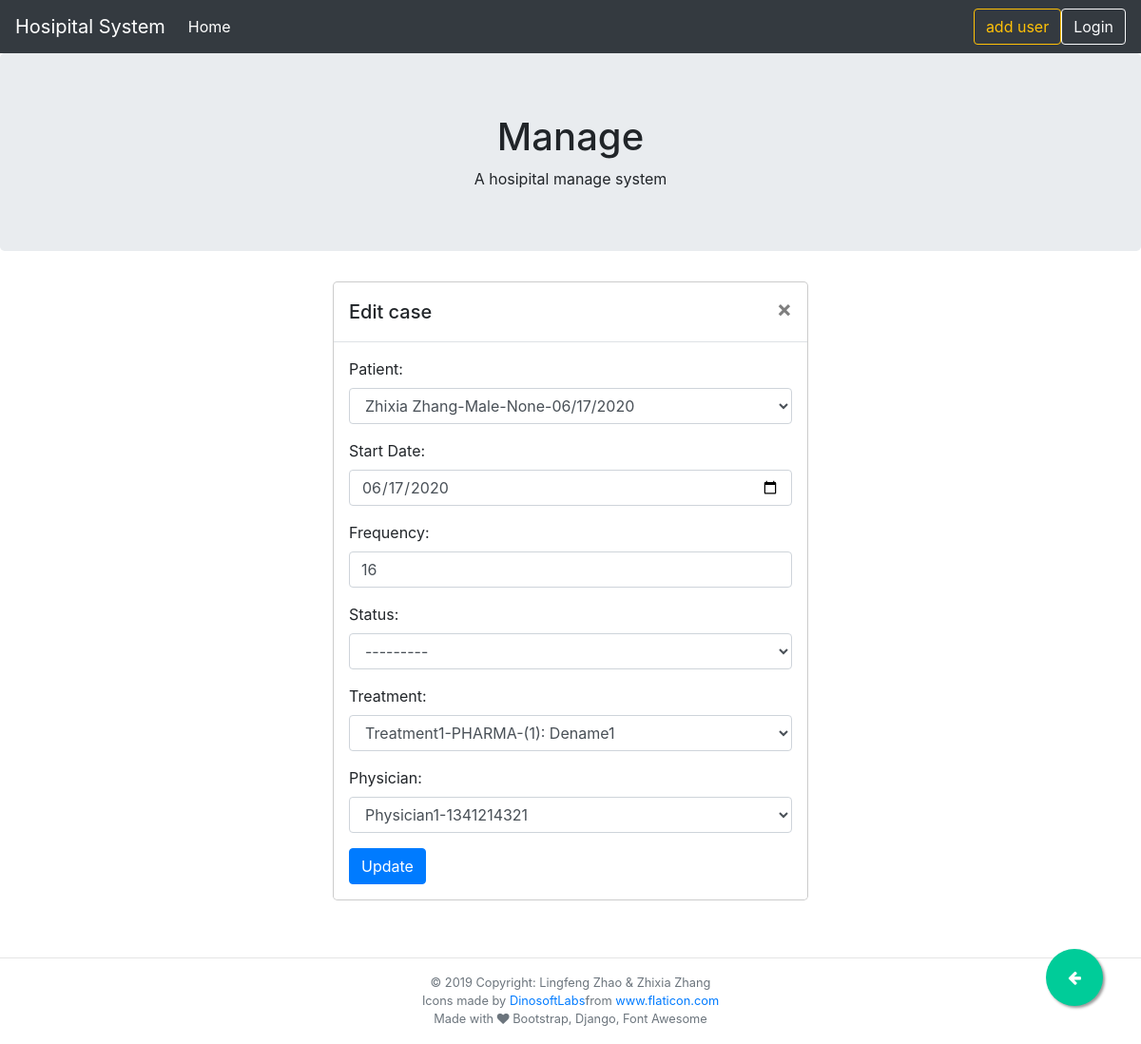
The page /case/1/update/ on the database as committed earlier.
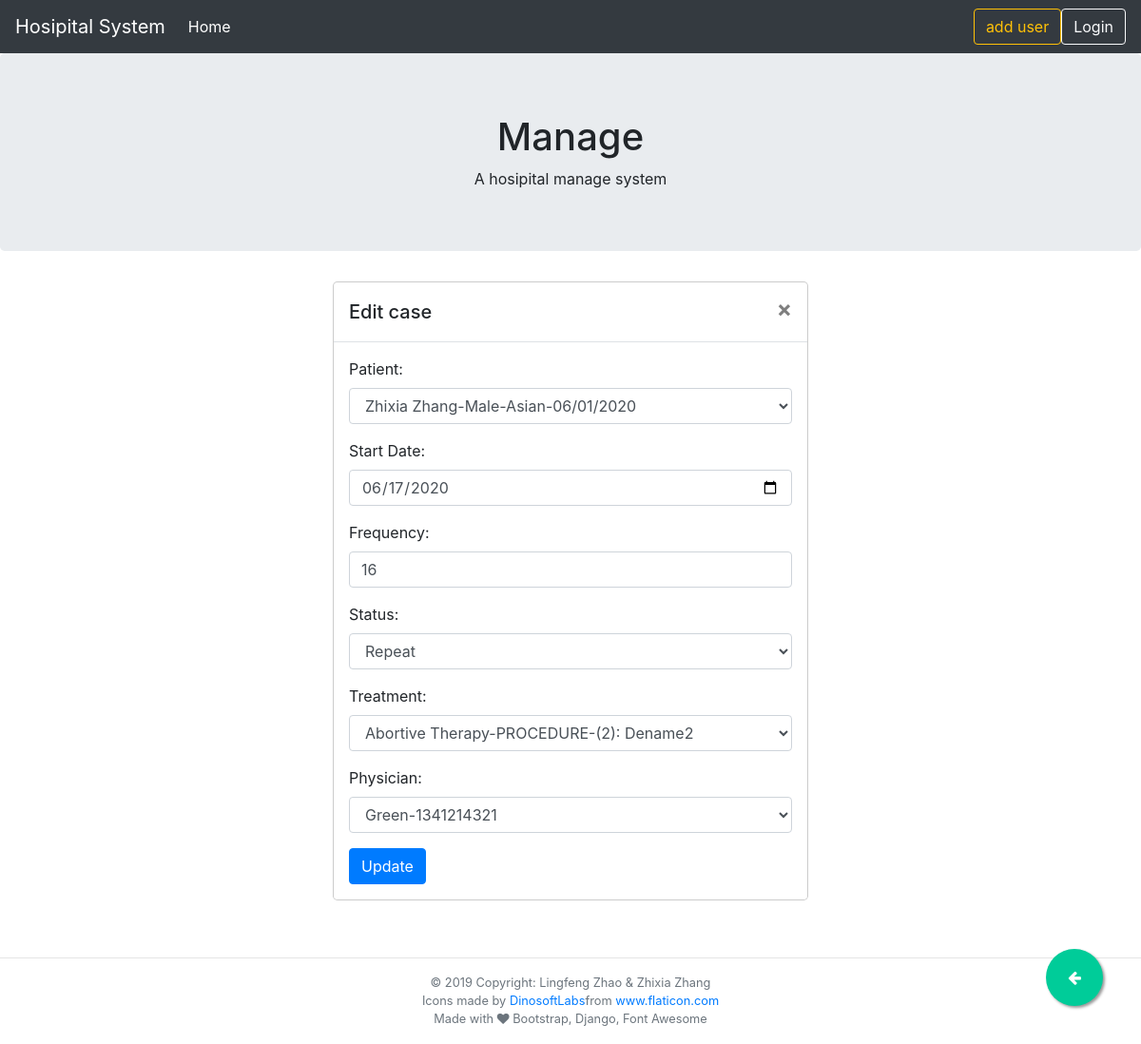
The same page on the database as committed later.
### hospital/models.py (models this page shows)
class Patient(models.Model):
    GENDER = [("M", "Male"), ("F", "Female"), ("U", "Unkown")]
    RACE = [
        ("ASIAN", "Asian"),
        ("HISPANIC", "Hispanic"),
        ("LATINO", "Latin American"),
        ("AFRICAN", "African American"),
        ("OTHER", "Other"),
    ]
    STATUS = [
        ("M", "Married"),
        ("S", "Single"),
        ("D", "Devoiced"),
        ("W", "Widow or widower"),
    ]
    pid = models.AutoField(primary_key=True)
    pfname = models.CharField(max_length=30)
    plname = models.CharField(max_length=20)
    pgender = models.CharField(max_length=1, choices=GENDER)
    pbd = models.DateTimeField()
    prace = models.CharField(max_length=20, blank=True, null=True, choices=RACE)
    pstatus = models.CharField(max_length=1, choices=STATUS)
    def __str__(self):
        return f"{self.pfname.title()} {self.plname.title()}-{self.get_pgender_display()}-{self.get_prace_display()}-{self.pbd.strftime('%m/%d/%Y')}"
    class Meta:
        db_table = "patient"

class PatientTreatment(models.Model):
    STATUS = [("S", "Successful"), ("R", "Repeat"), ("F", "Failed")]
    tdate = models.DateTimeField()
    tfreq = models.BigIntegerField(default=0)
    tstatus = models.CharField(max_length=1, blank=True, null=True, choices=STATUS)
    pid = models.ForeignKey(Patient, models.CASCADE, db_column="pid")
    tid = models.ForeignKey("Treatment", models.DO_NOTHING, db_column="tid")
    phid = models.ForeignKey("Physician", models.DO_NOTHING, db_column="phid")
    class Meta:
        db_table = "patient_treatment"
        unique_together = (("pid", "phid", "tid", "tdate", "tfreq"),)

class Treatment(models.Model):
    TYPE = [("PHARMA", "Pharma"), ("PROCEDURE", "Procedure"), ("SURGERY", "Surgery")]
    tid = models.AutoField(primary_key=True)
    tname = models.CharField(max_length=50)
    ttype = models.CharField(max_length=10,choices=TYPE)
    deid = models.ForeignKey(Disease, models.DO_NOTHING, db_column="deid")
    def __str__(self):
        return f"{self.tname.title()}-{self.ttype}-{self.deid}"
    class Meta:
        db_table = "treatment"

class Physician(models.Model):
    phid = models.AutoField(primary_key=True)
    phfname = models.CharField(max_length=30)
    phtel = models.CharField(max_length=13)
    phspl = models.CharField(max_length=30)
    hid = models.ForeignKey(Hospital, models.CASCADE, db_column="hid")
    patient = models.ManyToManyField(
        Patient, through="PatientTreatment", related_name="physician"
    )
    treatment = models.ManyToManyField(
        Treatment, through=PatientTreatment, related_name="physician"
    )
    def __str__(self):
        return f"{self.phfname.title()}-{self.phspl}"
    class Meta:
        db_table = "physician"

### hospital/views.py (the view)
# urls.py: path("case/<int:pk>/update/", views.CaseUpdate.as_view(), name="case-update"),
class CaseUpdate(CreateViewPermissionMixin, generic.UpdateView):
    model = PatientTreatment
    form_class = CaseUpdateForm
    template_name = "create.html"
    def get_context_data(self, **kwargs):
        context = super(CaseUpdate, self).get_context_data(**kwargs)
        context["modal"] = "case-update-modal.html"
        return context

### hospital/form.py
class CaseUpdateForm(ModelForm):
    def __init__(self, *args, **kwargs):
        super(CaseUpdateForm, self).__init__(*args, **kwargs)
        for visible in self.visible_fields():
            visible.field.widget.attrs["class"] = "form-control"
    class Meta:
        model = PatientTreatment
        fields = ["pid", "tdate", "tfreq", "tstatus", "tid", "phid"]
        widgets = {
            "tdate": DateInput(attrs={"type": "date"}),
            "tfreq": TextInput(attrs={"type": "number", "min": "0"}),
        }
        labels = {
            "tdate": "Start Date",
            "tfreq": "Frequency",
            "tstatus": "Status",
            "pid": "Patient",
            "tid": "Treatment",
            "phid": "Physician",
        }

### hospital/models.py (called while the page is built)
    def __str__(self):
        return f"({self.deid}): {self.dename}"

### hospital/templates/create.html
{% extends 'base.html' %}
{% block content %}
{% include modal %}
{% endblock content %}

### hospital/templates/case-update-modal.html (shortened to what this page needs)
<div class="modal-dialog" role="document">
    <div class="modal-content">
        <div class="modal-header">
            <h5 class="modal-title" id="exampleModalLabel">Edit case</h5>
            <button type="button" class="close" data-dismiss="modal" aria-label="Close">
                <span aria-hidden="true">&times;</span>
            </button>
        </div>
        <div class="modal-body">
        {% if case_id %}
            <form action="{% url 'case-update' case_id %}" method="post">
        {% else %}
            <form action="" method="post">
        {% endif %}
                {% for field in form %}
                <div class="form-group">
                    {{ field.label_tag }}
                    {{ field }}
                </div>
                {% endfor %}
                <input type="submit" class="btn btn-primary" value="Update">
            </form>
        </div>
    </div>
</div>

Rows that differ between the two databases and show on the page:
changed Patient: pid "Zhixia Zhang-Male-None-06/17/2020" → "Zhixia Zhang-Male-Asian-06/01/2020"
changed PatientTreatment: tstatus "---------" → "Repeat"
changed Treatment: tid "Treatment1-PHARMA-(1): Dename1" → "Abortive Therapy-PROCEDURE-(2): Dename2"
changed Physician: phid "Physician1-1341214321" → "Green-1341214321"
